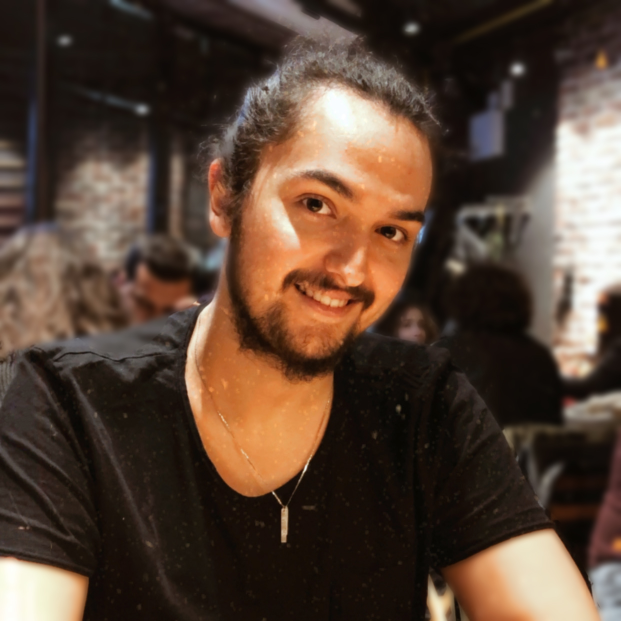
#> input picture original.jpg, 1242 x 1242 px (shown at 1/2 size)
$ python main.py
#> lines starting #> are read from the running program, lines starting #| are printed output that depends on the picture
import cv2


sizes = [64, 128, 256, 512, 1024]

img = cv2.imread('original.jpg')
#> img is the input picture: shape (1242, 1242, 3); mean B, G, R 53.1, 66.8, 87.2

def resize(img, size):
    resizedImg = cv2.resize(img, (size, size))
    cv2.imwrite(f'{size}x{size}.jpg', resizedImg)

for size in sizes:

    resize(img, size)
#> this loop made 5 passes
#> pass 1, in resize, `resizedImg = cv2.resize(img, (size, size))`:
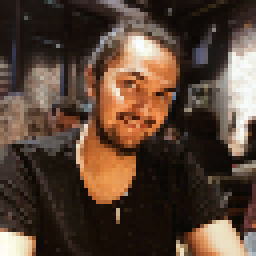
#> resizedImg: shape (64, 64, 3) (shown 4 times larger); mean B, G, R 53.2, 66.8, 87.2
#> pass 2, in resize (call 2), `resizedImg = cv2.resize(img, (size, size))`:
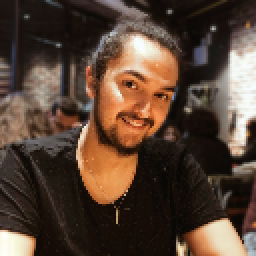
#> resizedImg: shape (128, 128, 3) (shown 2 times larger); mean B, G, R 53, 66.7, 87.1
#> pass 3, in resize (call 3), `resizedImg = cv2.resize(img, (size, size))`:
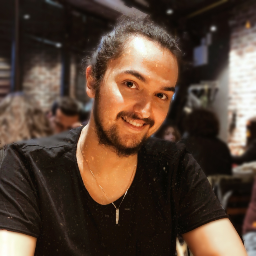
#> resizedImg: shape (256, 256, 3); mean B, G, R 53, 66.7, 87.1
